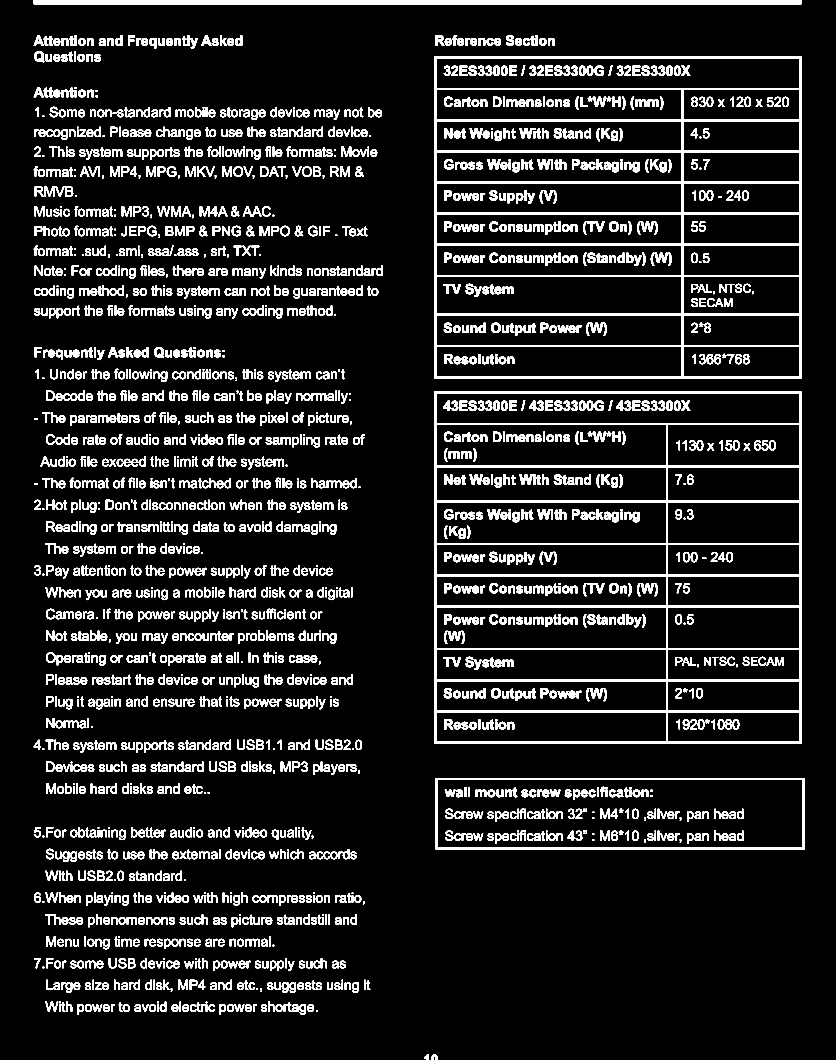
#> input picture OCR/Data before preprocessing/page_10.png, 5847 x 7420 px, found by its file name (shown at 1/7 size)
$ jupyter execute --allow-errors Tesseract.ipynb
#> lines starting #> are read from the running program, lines starting #| are printed output that depends on the picture; after the words box and inside, x2 and y2 are one past the last pixel; in counts of white or black regions, pixels touching at a corner belong together
## Import libraries

[cell 1]
import pytesseract
import cv2
import numpy as np
import PIL
from pdf2image import convert_from_path
import os
from pathlib import Path
import matplotlib.pyplot as plt

Detect and crop the table by

[cell 2]
import cv2
import os

image = cv2.imread(r"D:\Programming\Projects\Learning python librairies\OCR\Data before preprocessing\page_10.png", cv2.IMREAD_GRAYSCALE)
#> image: shape (7420, 5847); 8.9% white; 2390 white regions, largest, box (x1, y1, x2, y2) and area: (3041, 2742, 5610, 5205) 484680, (3041, 397, 5610, 2648) 476410, (236, 0, 5610, 29) 155846

# Detect horizontal lines
horizontal_kernel = cv2.getStructuringElement(
    cv2.MORPH_RECT,
    (40, 1)
)

horizontal = cv2.morphologyEx(
    image,
    cv2.MORPH_OPEN,
    horizontal_kernel
)
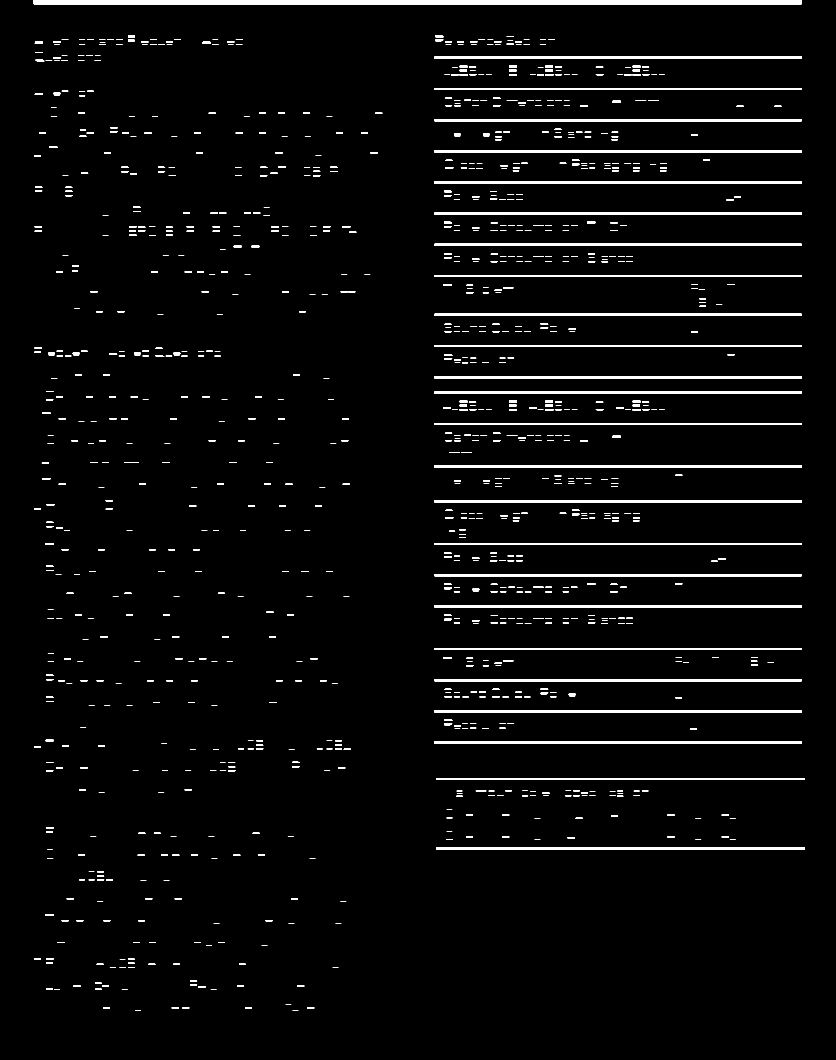
#> horizontal: shape (7420, 5847) (shown at 1/7 size); 2.9% white; 1086 white regions, largest, box (x1, y1, x2, y2) and area: (237, 0, 5611, 29) 155846, (3052, 5446, 5635, 5460) 36162, (3052, 5934, 5635, 5948) 36162

# Detect vertical lines
vertical_kernel = cv2.getStructuringElement(
    cv2.MORPH_RECT,
    (1, 40)
)

vertical = cv2.morphologyEx(
    image,
    cv2.MORPH_OPEN,
    vertical_kernel
)
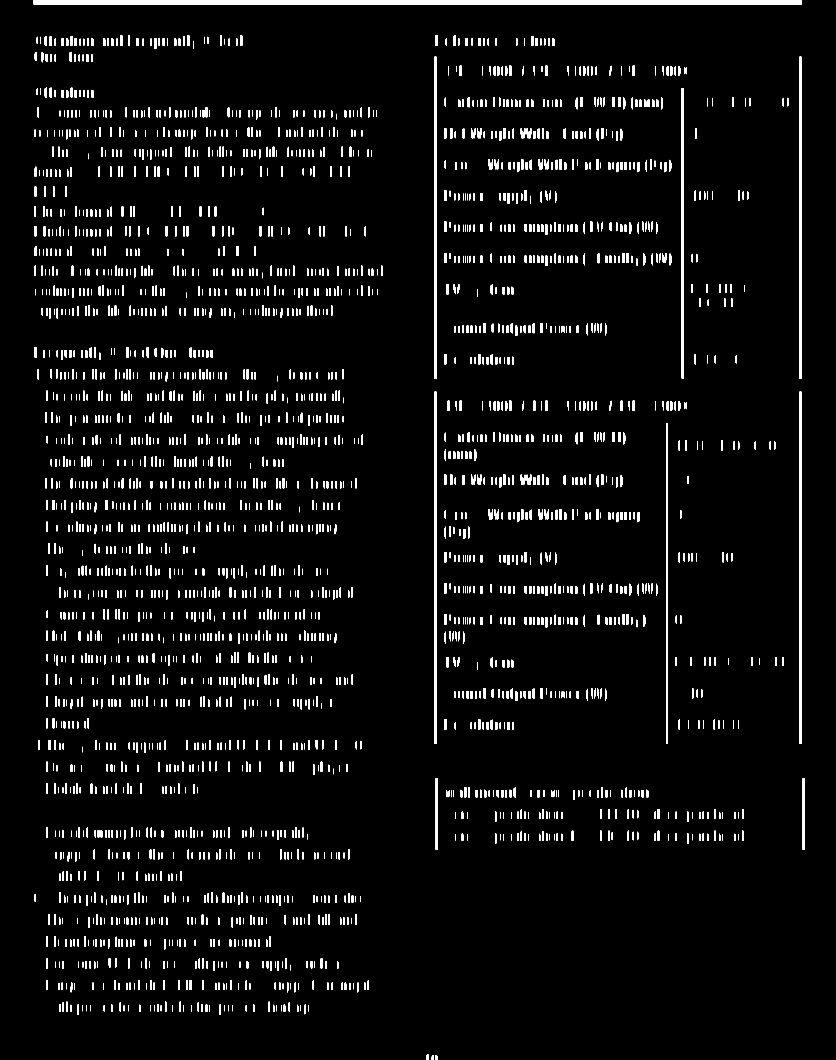
#> vertical: shape (7420, 5847) (shown at 1/7 size); 3.5% white; 2749 white regions, largest, box (x1, y1, x2, y2) and area: (236, 0, 5610, 30) 161220, (3041, 2743, 3055, 5206) 34482, (5596, 2743, 5610, 5206) 34482

# Combine horizontal + vertical lines
table_structure = cv2.add(horizontal, vertical)
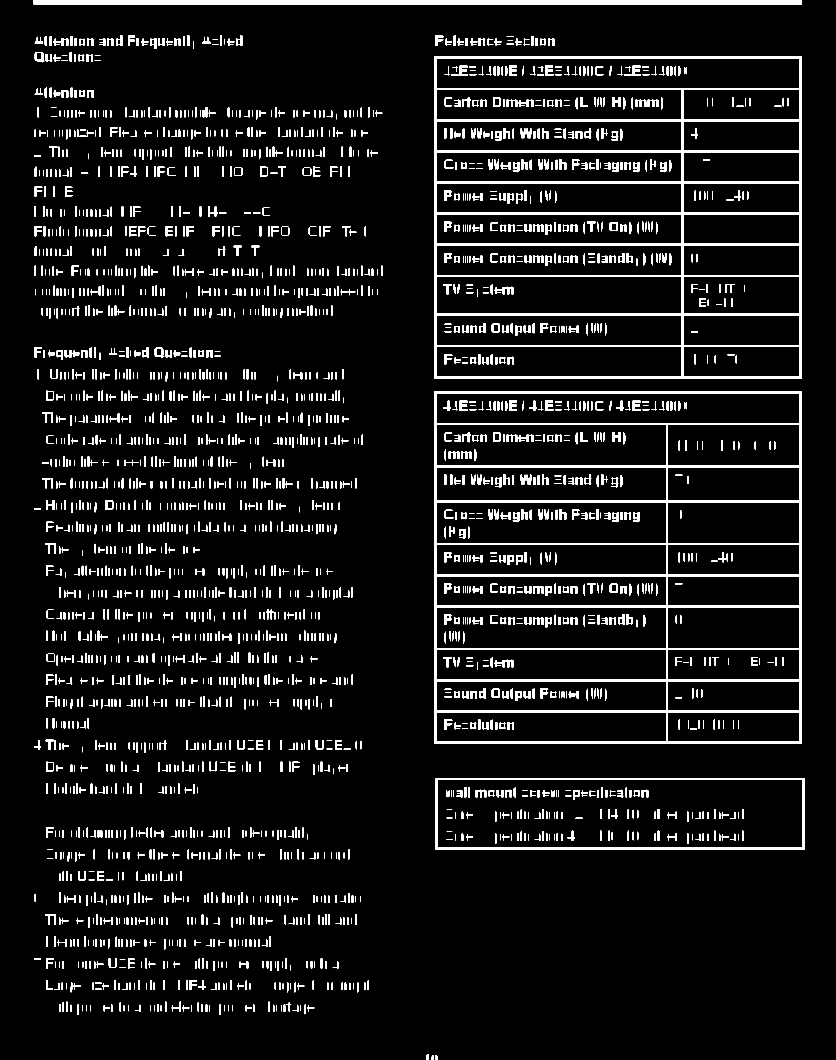
#> table_structure: shape (7420, 5847) (shown at 1/7 size); 5.8% white; 2715 white regions

# Find contours
contours, _ = cv2.findContours(
    table_structure,
    cv2.RETR_EXTERNAL,
    cv2.CHAIN_APPROX_SIMPLE
)
#> contours = 1942 contours, 42 with area under 20; largest, box (x1, y1, x2, y2) and area: (3041, 2742, 5611, 5206) 6322608, (3041, 397, 5611, 2649) 5778192, (3051, 5446, 5635, 5949) 1293636, (236, 0, 5611, 30) 155846, (1083, 2434, 1150, 2506) 3542

os.makedirs("cropped_tables", exist_ok=True)

table_number = 0

for contour in contours:

    x, y, w, h = cv2.boundingRect(contour)

    # Ignore very small regions
    if w > 100 and h > 50:

        table_crop = image[y:y+h, x:x+w]

        table_number += 1

        cv2.imwrite(
            f"cropped_tables/table_{table_number}.png",
            table_crop
        )
#> this loop made 1942 passes
#> (x, y, w, h) on passes 1, 2, 3, 14, 16, 20, 21, 23: (3051, 7385, 12, 35), (3022, 7385, 12, 35), (2987, 7383, 13, 37), (2153, 7036, 46, 44), (1716, 7036, 46, 44), (1278, 7036, 46, 44), (1203, 7036, 46, 44), (722, 7036, 46, 44)
#> after the loop, table_number = 3

print("Tables detected:", table_number)
#| Tables detected: 3

## output images

[cell 3]
out_put_images = "Sample Output Images"
os.makedirs(out_put_images, exist_ok=True)

[cell 4]
os.cpu_count()

#> (a cell that did not finish here is left out)

#> (a cell that did not finish here is left out)

[cell 7]
folder_path = Path(out_put_images)
img = [i for i in folder_path.iterdir() if i.suffix in ['.png', '.jpg', '.jpeg']]

[cell 8]
img

[cell 9]
# [24 lines of commented-out code are left out]

[cell 10]
img = np.array([PIL.Image.open(str(i)).resize((1000, 1700)) for i in img])

[cell 11]
img = 255-img

[cell 12]
img

[cell 13]
plt.figure(figsize=(10, 10))
#> (the rest of this cell did not finish here and is left out)

[cell 14]
plt.figure(figsize=(10, 10))
#> (the rest of this cell did not finish here and is left out)

[cell 15]
binimg = []

for i in range(len(img)):

    # Convert BGR → grayscale
    gray = cv2.cvtColor(img[i], cv2.COLOR_BGR2GRAY)

    # Apply Otsu thresholding
    _, binary = cv2.threshold(
        gray,
        0,
        255,
        cv2.THRESH_BINARY + cv2.THRESH_OTSU
    )

    binimg.append(binary)
#> after the loop, binimg = []

[cell 16]
img = np.array(binimg)
#> img = empty array

[cell 17]
plt.figure(figsize=(10, 10))

#> (the rest of this cell did not finish here and is left out)

[cell 18]
# [7 lines left out: function noise_removal, not called in this run]
denoised_images = [noise_removal(image) for image in img]
#> denoised_images = []

[cell 19]
img = np.array(denoised_images)

[cell 20]
plt.figure(figsize=(10, 10))

#> (the rest of this cell did not finish here and is left out)

[cell 21]
import cv2
import numpy as np

# [14 lines left out: function get_skew_angle, not called in this run]
#> (the rest of this cell did not finish here and is left out)

[cell 22]
for _, i in enumerate(img):

    plt.figure(figsize=(10, 10))

    plt.imshow(i, cmap='gray')
    plt.grid(False)
    plt.axis('off')

    plt.savefig(
        rf"Preprocessed image\Sample Output_{_}.png",
        bbox_inches='tight',
        pad_inches=0
    )

    plt.show()
    plt.close()
#> this loop made 0 passes

$ run again, with OCR/Data before preprocessing/page_11.png copied over OCR/Data before preprocessing/page_10.png
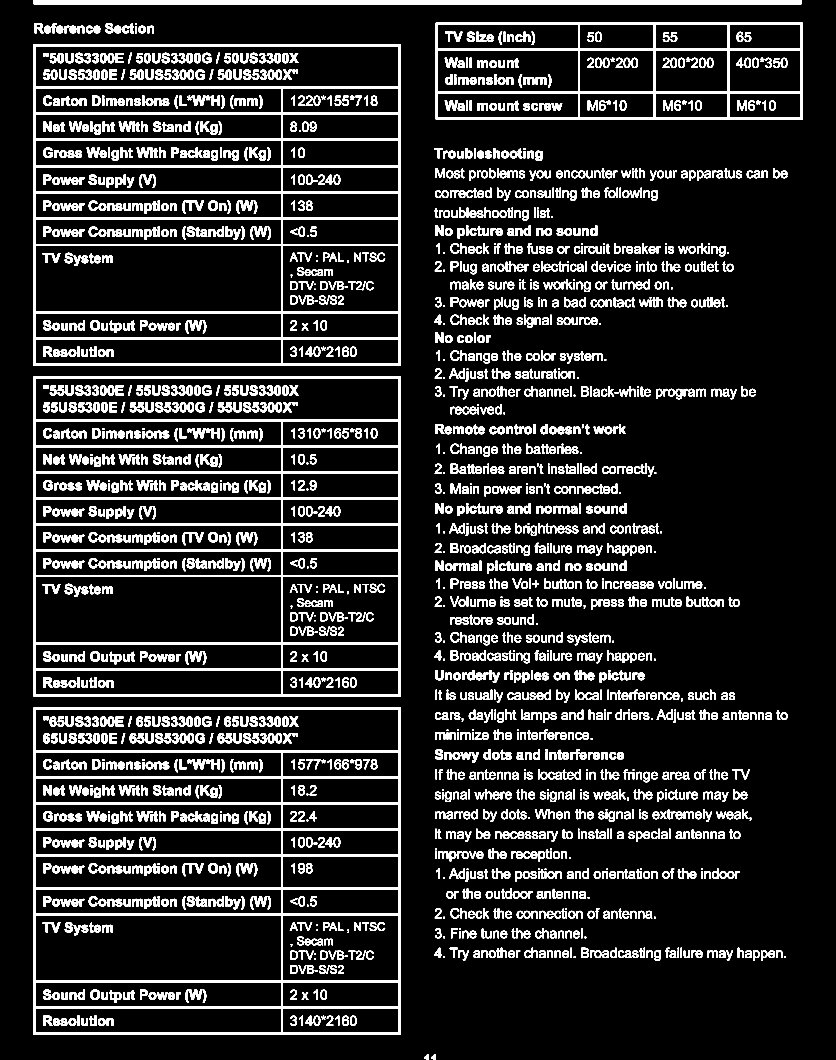
#> input picture OCR/Data before preprocessing/page_11.png, 5847 x 7420 px, found by its file name (shown at 1/7 size)
#> image: shape (7420, 5847); 11% white; 2505 white regions, largest, box (x1, y1, x2, y2) and area: (236, 4953, 2805, 7243) 481362, (236, 2636, 2805, 4875) 476693, (236, 309, 2805, 2560) 474670
#> `horizontal = cv2.morphologyEx( image, cv2.MORPH_OPEN, horizontal_kerne..`:
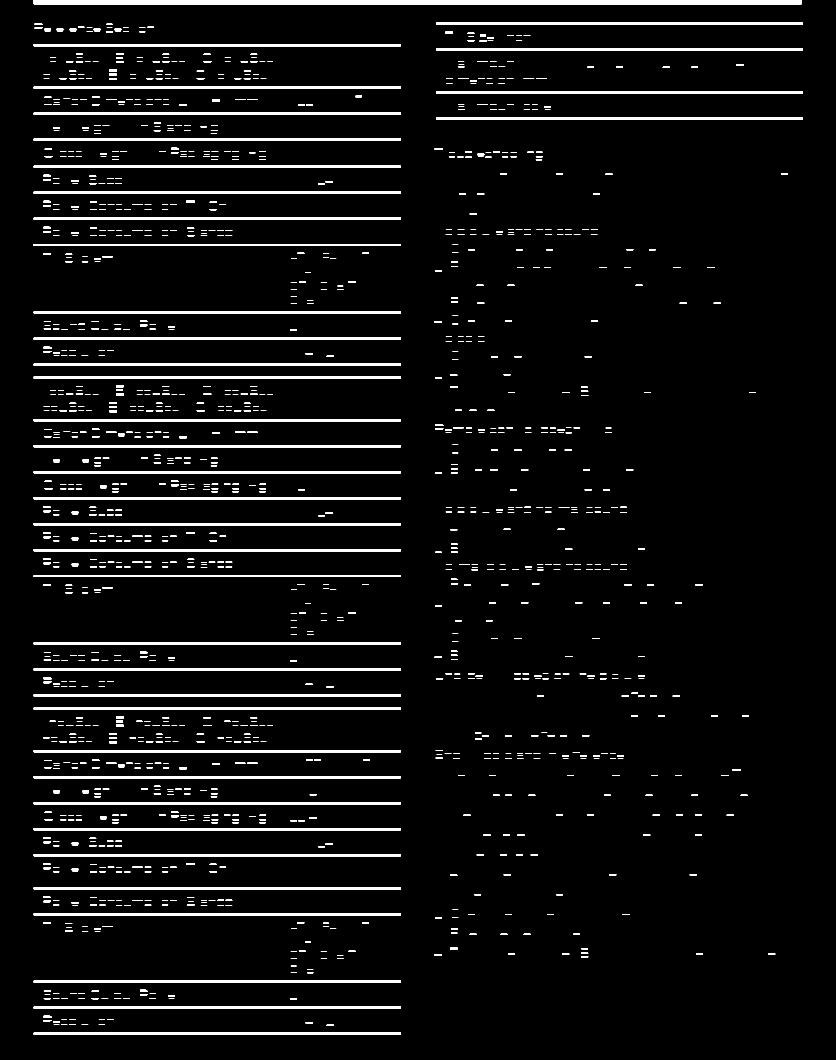
#> horizontal: shape (7420, 5847) (shown at 1/7 size); 4% white; 1378 white regions, largest, box (x1, y1, x2, y2) and area: (237, 0, 5611, 29) 155846, (3052, 160, 5621, 174) 35966, (237, 309, 2806, 323) 35966
#> vertical: shape (7420, 5847); 4.2% white; 2997 white regions, largest, box (x1, y1, x2, y2) and area: (236, 0, 5610, 30) 161220, (236, 4954, 250, 7244) 32060, (2791, 4954, 2805, 7244) 32060
#> `table_structure = cv2.add(horizontal, vertical)`:
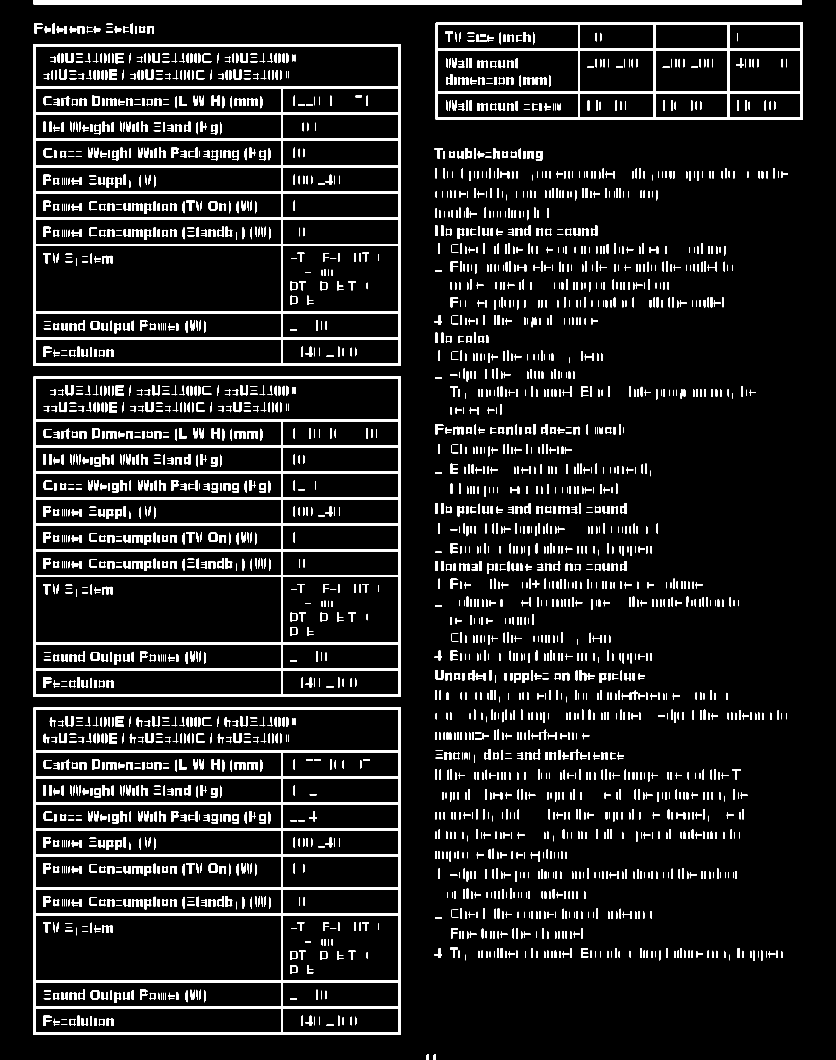
#> table_structure: shape (7420, 5847) (shown at 1/7 size); 7.7% white; 2856 white regions
#> contours = 1589 contours, 36 with area under 20; largest, box (x1, y1, x2, y2) and area: (236, 4953, 2806, 7244) 5878346, (236, 309, 2806, 2561) 5778192, (236, 2636, 2806, 4876) 5747377, (3051, 160, 5621, 837) 1733524, (236, 0, 5611, 30) 155846
#> the loop `for contour in contours: ` made 1589 passes
#> (x, y, w, h) on passes 1, 2, 9, 12, 16, 18, 19, 20: (3036, 7383, 13, 37), (2987, 7383, 13, 37), (5380, 6659, 46, 44), (4872, 6659, 46, 44), (3938, 6659, 46, 44), (3559, 6659, 46, 44), (5468, 6657, 8, 49), (4560, 6657, 8, 49)
#> after the loop `for contour in contours:`: table_number = 4
#| Tables detected: 4
#> after the loop `for i in range(len(img)):`: binimg = []
#> img = empty array
#> denoised_images = []
